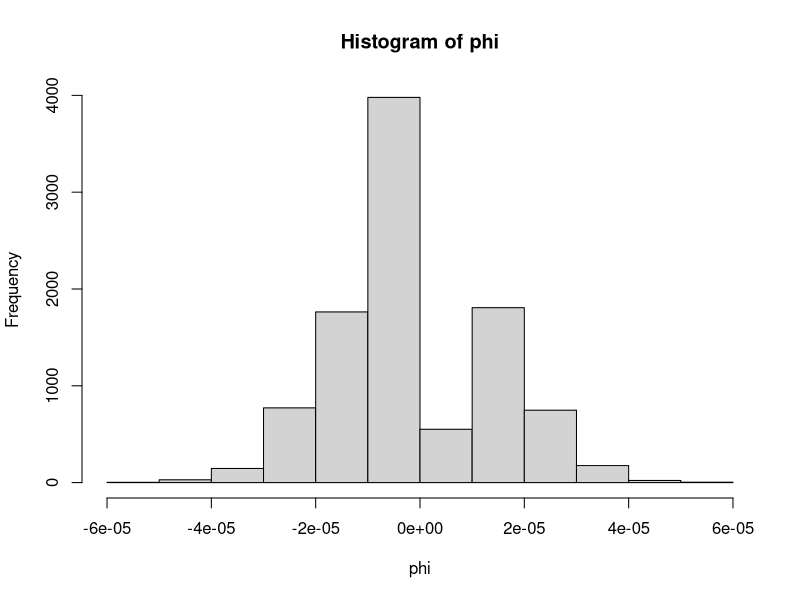
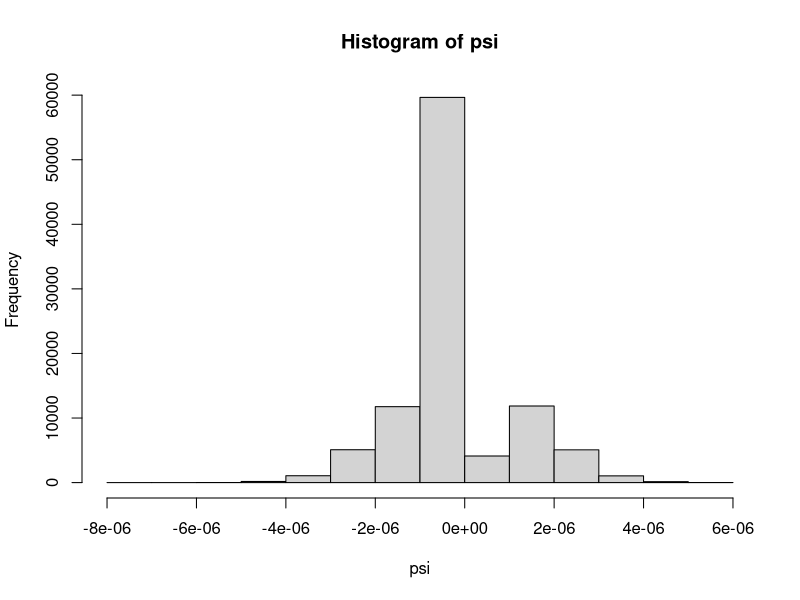
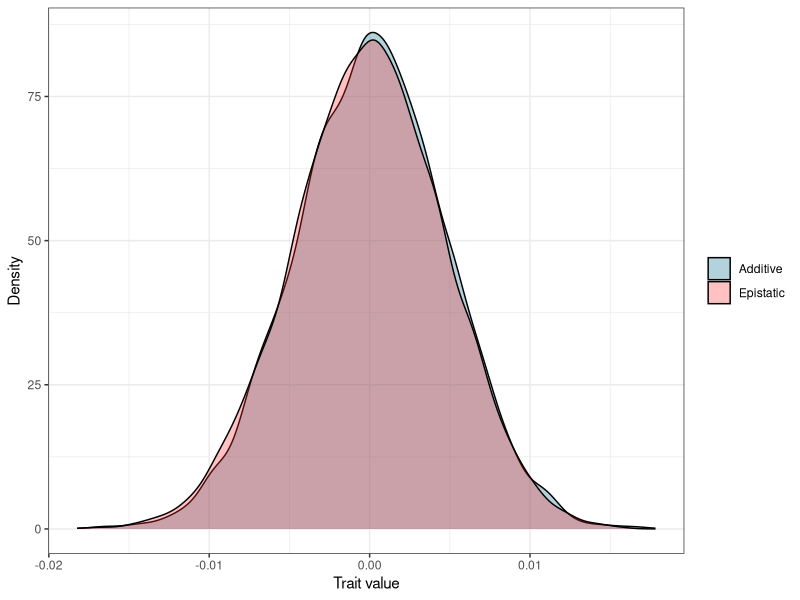

Generate these figures, in order, with R:
rm(list = ls())

library(tidyverse)

# Bilateral Gamma distribution
rbigamma <- function(n, shape = 1, scale = 1) {
  
  x <- rgamma(n, shape, scale = scale)
  to_flip <- as.logical(rbinom(n, size = 1, prob = 0.5))
  x[to_flip] <- -x[to_flip]
  return(x)
  
}

# Sample additive genetic effects
sample_add <- function(n, shape = 1, scale = 1) {
  
  # Sample independent locus effect sizes from a bilateral Gamma
  eta <- rbigamma(n, shape, scale)
  eta <- eta / sum(eta^2)
  
  # Sample independent gene expression levels (= genotypes)
  xi <- sample(-1:1, size = n, replace = TRUE)
  
  # Get distribution of independent effects
  return(eta * xi)

}

# Sample epistatic interaction effects
sample_epi <- function(n, shape = 1, scale = 1) {
  
  # Sample interaction weights from a bilateral Gamma
  omega <- rbigamma(n, shape, scale)
  omega <- omega / sum(omega^2)
  
  # Sample pairs of gene expression levels
  xi_i <- sample(-1:1, size = n, replace = TRUE)
  xi_j <- sample(-1:1, size = n, replace = TRUE)
  
  # Get distribution of interaction effects across the genome
  return(omega * xi_i * xi_j)  
  
}

phi <- sample_add(10000, 5, 1)
psi <- sample_epi(100000, 5, 1)

hist(phi)
hist(psi)

n <- 1000
e <- 10000
shape_add <- 5
shape_epi <- 1
scale_add <- 1
scale_epi <- 1

set.seed(42)
x <- purrr::map_dbl(seq(10000), ~ sum(sample_add(n, shape_add, scale_add)))
y <- purrr::map_dbl(seq(10000), ~ sum(sample_epi(e, shape_epi, scale_epi)))

data <- tibble(x = x, y = y)
data <- data %>% 
  pivot_longer(cols = c("x", "y"), names_to = "variable", values_to = "value")

ggplot(data, aes(x = value, fill = variable)) +
  geom_density(alpha = 0.3) +
  theme_bw() +
  scale_fill_manual(
    labels = c("Additive", "Epistatic"), 
    values = c("deepskyblue4", "firebrick1")
  ) +
  labs(x = "Trait value", y = "Density", fill = NULL)

ggsave("gamma_param.png", width = 5, height = 3, dpi = 300)
